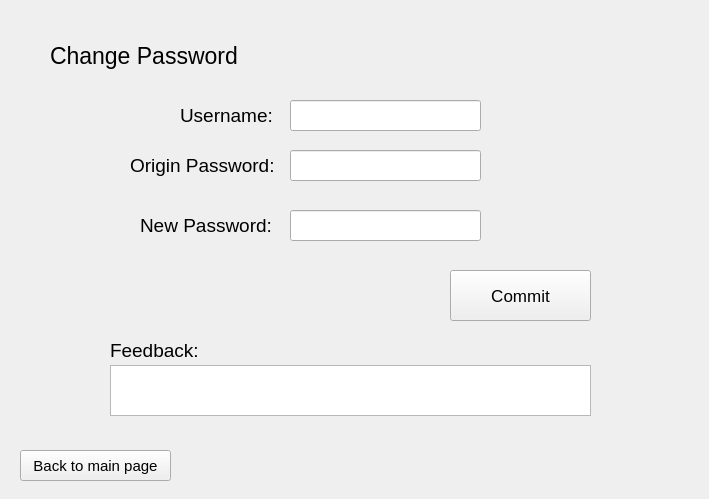
<?xml version="1.0" encoding="UTF-8"?>
<ui version="4.0">
 <class>Changepwd</class>
 <widget class="QWidget" name="Changepwd">
  <property name="geometry">
   <rect>
    <x>0</x>
    <y>0</y>
    <width>709</width>
    <height>499</height>
   </rect>
  </property>
  <property name="font">
   <font>
    <pointsize>13</pointsize>
   </font>
  </property>
  <property name="windowTitle">
   <string>Form</string>
  </property>
  <widget class="QTextBrowser" name="result">
   <property name="geometry">
    <rect>
     <x>110</x>
     <y>365</y>
     <width>481</width>
     <height>51</height>
    </rect>
   </property>
   <property name="font">
    <font>
     <pointsize>14</pointsize>
    </font>
   </property>
  </widget>
  <widget class="QLabel" name="label_2">
   <property name="geometry">
    <rect>
     <x>130</x>
     <y>155</y>
     <width>151</width>
     <height>21</height>
    </rect>
   </property>
   <property name="font">
    <font>
     <pointsize>14</pointsize>
    </font>
   </property>
   <property name="text">
    <string>Origin Password:</string>
   </property>
  </widget>
  <widget class="QLabel" name="label_4">
   <property name="geometry">
    <rect>
     <x>50</x>
     <y>40</y>
     <width>241</width>
     <height>31</height>
    </rect>
   </property>
   <property name="font">
    <font>
     <pointsize>17</pointsize>
    </font>
   </property>
   <property name="text">
    <string>Change Password</string>
   </property>
  </widget>
  <widget class="QLabel" name="label">
   <property name="geometry">
    <rect>
     <x>180</x>
     <y>105</y>
     <width>101</width>
     <height>21</height>
    </rect>
   </property>
   <property name="font">
    <font>
     <pointsize>14</pointsize>
    </font>
   </property>
   <property name="text">
    <string>Username:</string>
   </property>
  </widget>
  <widget class="QPushButton" name="commit">
   <property name="geometry">
    <rect>
     <x>450</x>
     <y>270</y>
     <width>141</width>
     <height>51</height>
    </rect>
   </property>
   <property name="text">
    <string>Commit</string>
   </property>
  </widget>
  <widget class="QLineEdit" name="oldpwd">
   <property name="geometry">
    <rect>
     <x>290</x>
     <y>150</y>
     <width>191</width>
     <height>31</height>
    </rect>
   </property>
   <property name="font">
    <font>
     <pointsize>14</pointsize>
    </font>
   </property>
  </widget>
  <widget class="QLabel" name="label_3">
   <property name="geometry">
    <rect>
     <x>110</x>
     <y>340</y>
     <width>101</width>
     <height>21</height>
    </rect>
   </property>
   <property name="font">
    <font>
     <pointsize>14</pointsize>
    </font>
   </property>
   <property name="text">
    <string>Feedback:</string>
   </property>
  </widget>
  <widget class="QLineEdit" name="uname">
   <property name="geometry">
    <rect>
     <x>290</x>
     <y>100</y>
     <width>191</width>
     <height>31</height>
    </rect>
   </property>
   <property name="font">
    <font>
     <pointsize>14</pointsize>
    </font>
   </property>
  </widget>
  <widget class="QLineEdit" name="newpwd">
   <property name="geometry">
    <rect>
     <x>290</x>
     <y>210</y>
     <width>191</width>
     <height>31</height>
    </rect>
   </property>
   <property name="font">
    <font>
     <pointsize>14</pointsize>
    </font>
   </property>
  </widget>
  <widget class="QLabel" name="label_5">
   <property name="geometry">
    <rect>
     <x>140</x>
     <y>215</y>
     <width>141</width>
     <height>21</height>
    </rect>
   </property>
   <property name="font">
    <font>
     <pointsize>14</pointsize>
    </font>
   </property>
   <property name="text">
    <string>New Password:</string>
   </property>
  </widget>
  <widget class="QPushButton" name="back">
   <property name="geometry">
    <rect>
     <x>20</x>
     <y>450</y>
     <width>151</width>
     <height>31</height>
    </rect>
   </property>
   <property name="font">
    <font>
     <pointsize>11</pointsize>
    </font>
   </property>
   <property name="text">
    <string>Back to main page</string>
   </property>
  </widget>
 </widget>
 <resources/>
 <connections/>
</ui>
